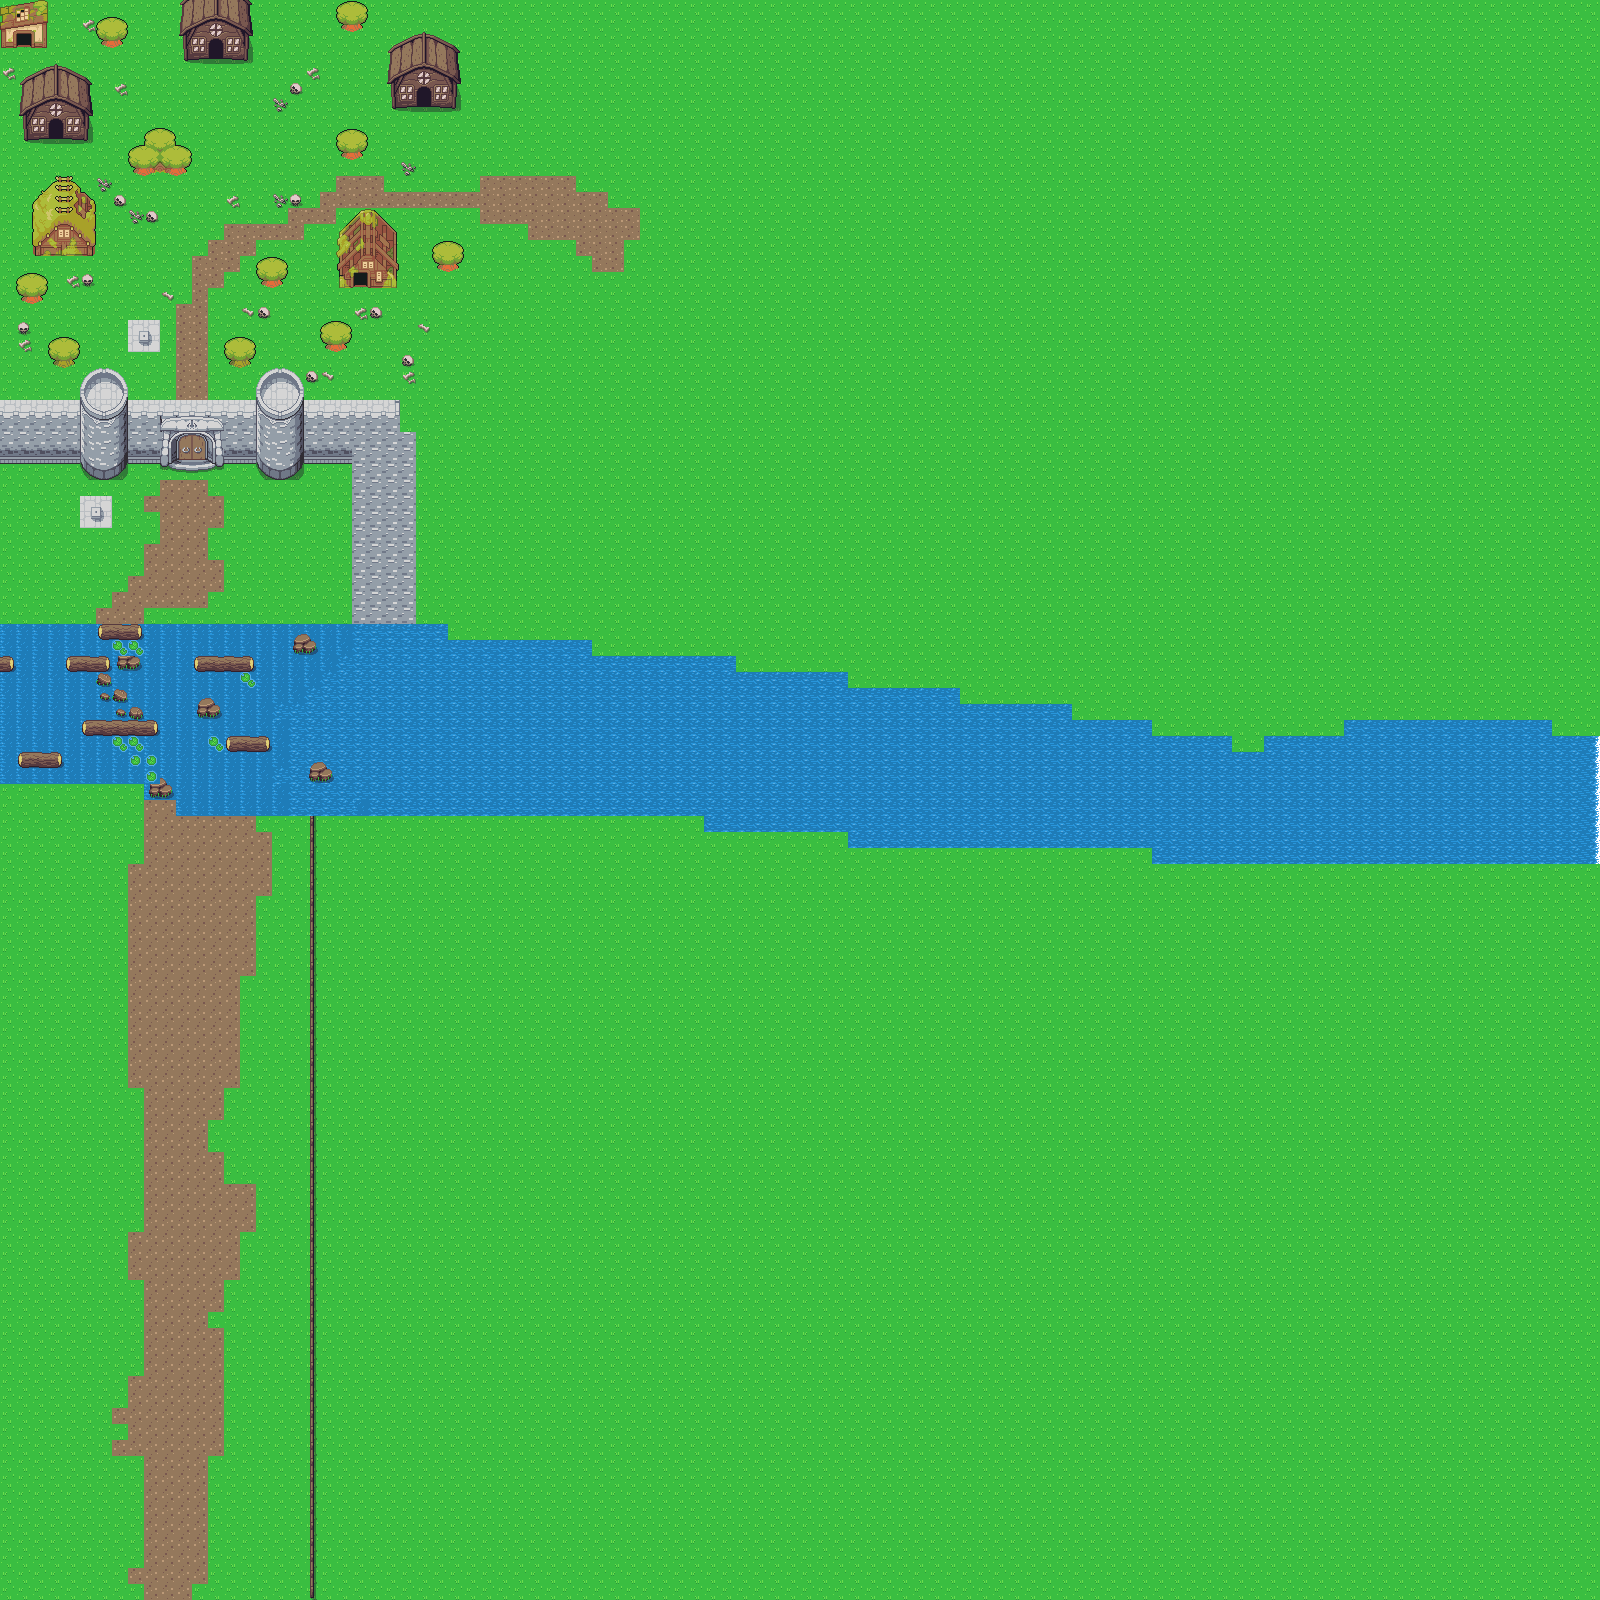

A level layout from a 2D game, rendered from its tile map. Below: a short description, then the map file with tile-grid data replaced by summaries:
An orthogonal 100x100 tile map with 16x16 px tiles, 4 tile layers (Нижний слой, Непроходимые, верхний слой, Игрок за эти), 1 hidden layer not drawn, 2 tilesets and 2 objects.

<map version="1.10" tiledversion="1.10.2" orientation="orthogonal" renderorder="left-down" width="100" height="100" tilewidth="16" tileheight="16" infinite="0" nextlayerid="11" nextobjectid="3">
 <tileset firstgid="1" name="Overworld" tilewidth="16" tileheight="16" tilecount="1440" columns="40">
  <image source="Overworld.png" width="640" height="576" />
  <tile id="258">
   <properties>
    <property name="WaterFrame1" type="int" value="1" />
    <property name="animation" value="WaterFrame1" />
   </properties>
  </tile>
  <tile id="259">
   <properties>
    <property name="WaterFrame1" type="int" value="2" />
    <property name="animation" value="WaterFrame1" />
   </properties>
  </tile>
  <tile id="260">
   <properties>
    <property name="WaterFrame1" type="int" value="3" />
    <property name="animation" value="WaterFrame1" />
   </properties>
  </tile>
  <tile id="298">
   <properties>
    <property name="WaterFrame2" type="int" value="1" />
    <property name="animation" value="WaterFrame2" />
   </properties>
  </tile>
  <tile id="299">
   <properties>
    <property name="WaterFrame2" type="int" value="2" />
    <property name="animation" value="WaterFrame2" />
   </properties>
  </tile>
  <tile id="300">
   <properties>
    <property name="WaterFrame2" type="int" value="3" />
    <property name="animation" value="WaterFrame2" />
   </properties>
  </tile>
  <tile id="338">
   <properties>
    <property name="WaterFrame3" type="int" value="1" />
    <property name="animation" value="WaterFrame3" />
   </properties>
  </tile>
  <tile id="339">
   <properties>
    <property name="WaterFrame3" type="int" value="2" />
    <property name="animation" value="WaterFrame3" />
   </properties>
  </tile>
  <tile id="340">
   <properties>
    <property name="WaterFrame3" type="int" value="3" />
    <property name="animation" value="WaterFrame3" />
   </properties>
  </tile>
 </tileset>
 <tileset firstgid="1441" name="TilesetVillageAbandoned" tilewidth="16" tileheight="16" tilecount="240" columns="20">
  <image source="TilesetVillageAbandoned.png" width="320" height="192" />
 </tileset>
 <layer id="1" name="Нижний слой" width="100" height="100">
  <data>[10000 cells, 10000 non-empty, 6 distinct tile ids]</data>
 </layer>
 <layer id="2" name="Непроходимые" width="100" height="100">
  <data>[10000 cells, 1183 non-empty, 60 distinct tile ids]</data>
 </layer>
 <layer id="10" name="ОткрытаяДверь" width="100" height="100" visible="0">
  <data>[10000 cells, 16 non-empty, 16 distinct tile ids]</data>
 </layer>
 <layer id="7" name="верхний слой" width="100" height="100">
  <data>[10000 cells, 503 non-empty, 20 distinct tile ids]</data>
 </layer>
 <layer id="6" name="Игрок за эти" width="100" height="100">
  <data>[10000 cells, 198 non-empty, 81 distinct tile ids]</data>
 </layer>
 <objectgroup id="5" name="Кнопки">
  <object id="1" x="129.333" y="321.333" width="30" height="29.3333" />
  <object id="2" x="82" y="498" width="29.3333" height="28" />
 </objectgroup>
</map>
